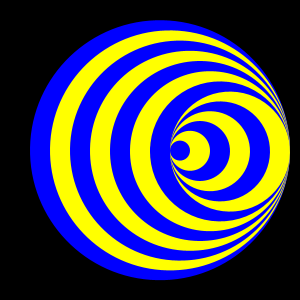
Frame 1 (no input)
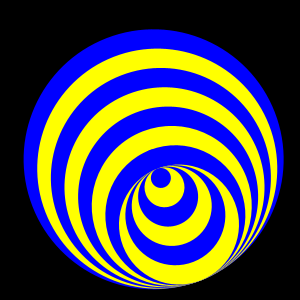
Frame 60 (the mouse pressed at the canvas centre just before this capture)
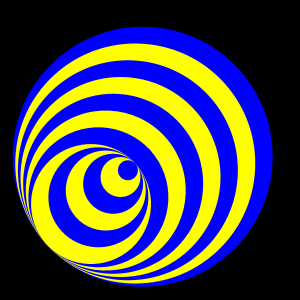
Frame 120 (the mouse held since frame 60 and released just before this capture)

The Processing sketch that drew these frames (run headless with seeded random() and noise(); from frame 60 on, the mouse is pressed at the canvas centre):

// Processing sketch: processing_135459
// ── processing_135459.pde

void setup(){
  size(300, 300);
  noStroke();
}

void circle(int i){
  if(i == 15) return;
  fill(255, 255, 0);
  if(i%2==0){fill(0, 0, 255);}
  int j = (i > 7) ? -10 : 10;
  translate(j, 0);
  ellipse(0, 0, 260 - (i*20), 260 - (i*20));
  circle(i+1);
}

void draw(){
  background(0);
  translate(width/2, height/2);
  rotate(frameCount/50.0f);
  circle(0);
}
